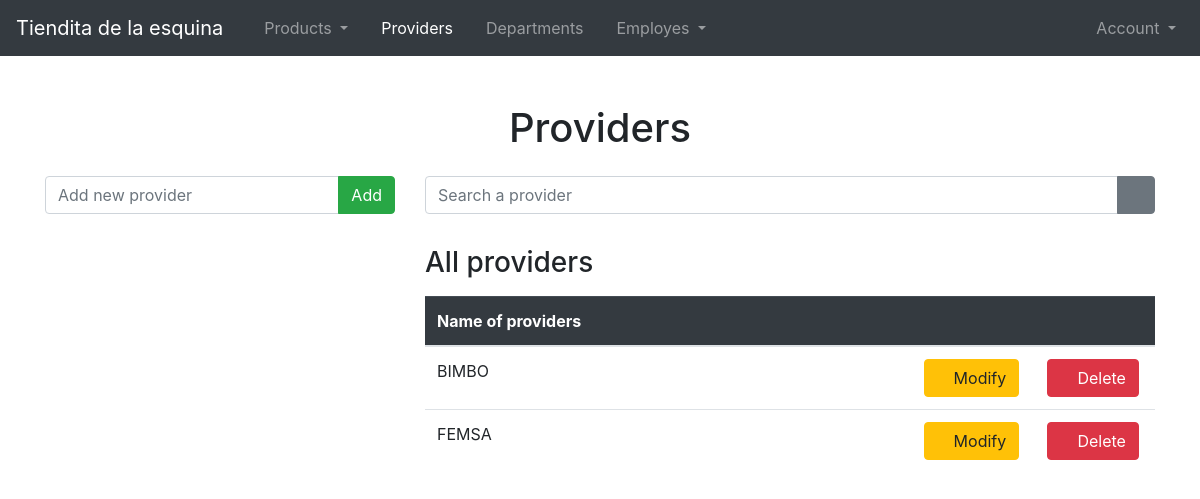
The page /providers/ on the database as committed earlier.
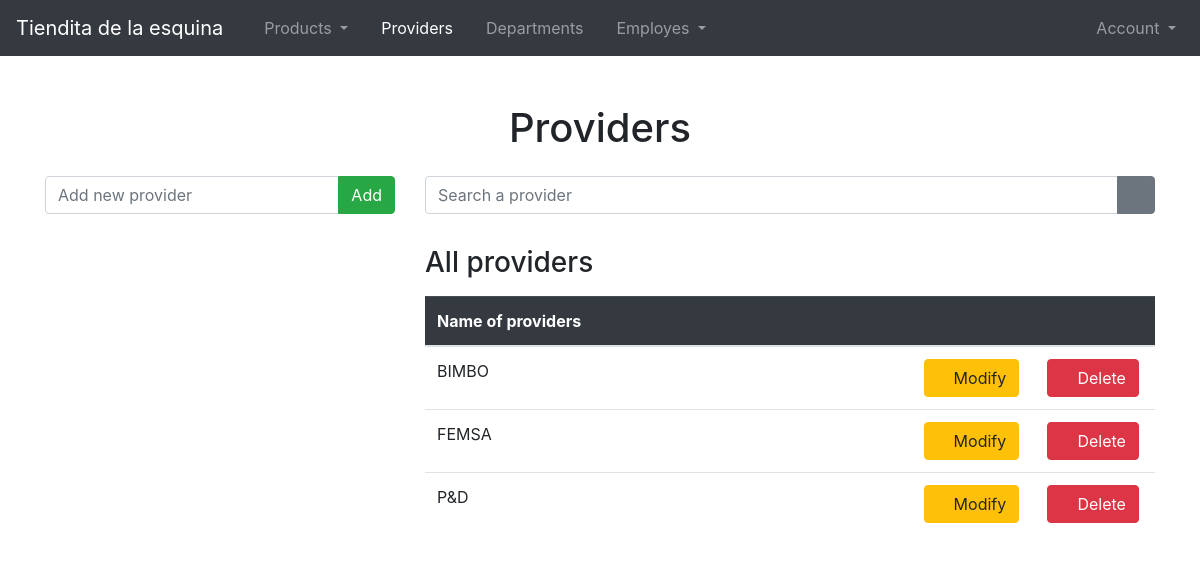
The same page on the database as committed later.
### Providers/models.py (models this page shows)
class Provider( models.Model ):
    provider_name = models.CharField(max_length = 100, blank = False)
    def __str__(self):
        return self.provider_name

### Providers/views.py (the view)
# urls.py: path('providers/', views.providers_view, name = 'showproviderspage'),
def providers_view( request ):
    form = AddProviderForm( request.POST or None )
    providers = Provider.objects.all().order_by('provider_name')
    if request.method == 'POST' and form.is_valid():
        form.save()
        return redirect('Providers:showproviderspage')
    return render( request, 'providers.html',{
        'titleOfPage': 'Providers',
        'nameOfApplication': NAME_OF_PROJECT,
        'camp': form,
        'providers': providers,
    } )

### Providers/forms.py
class AddProviderForm( ModelForm ):
    class Meta:
        model = Provider
        fields = [
            'provider_name'
        ]
    def __init__(self, *args, **kwargs):
        super().__init__(*args, **kwargs)
        self.fields['provider_name'].widget.attrs.update({
            'class': 'form-control',
            'placeholder': 'Add new provider',
            'onkeyup': 'this.value = this.value.toUpperCase();'
        })

### project.py (called while the page is built)
def NAME_OF_PROJECT():
    return 'Tiendita de la esquina'

### Providers/templates/providers.html (shortened to what this page needs)
{% extends 'shared/body.html' %}
{% block content %}
    <div class="col-12 mb-3">
        <center>
            <h1>Providers</h1>
        </center>
    </div>
    <div class="col-12 col-sm-12 col-md-5 col-lg-4 col-xl-4 ">
        <form method="post">
            <div class="input-group mb-3">
                {{ camp.provider_name }}
                <div class="input-group-append">
                    <button type="submit" class="btn btn-success">Add</button>
                </div>
            </div>
        </form>
    </div>
    <div class="col-12 col-sm-12 col-md-7 col-lg-8 col-xl-8 mt-4 mt-sm-4 mt-md-0 mt-lg-0 mt-xl-0">
        <div class="row">
            <div class="col-12">
                <div class="input-group mb-3">
                    <input type="text" class="form-control" placeholder="Search a provider">
                    <div class="input-group-append">
                        <button type="button" class="btn btn-secondary">
                            <i class="bi bi-search"></i>
                        </button>
                    </div>
                </div>
            </div>
        </div>
        <div class="row">
            <div class="col-12 mt-3">
                <h3>All providers</h3>
            </div>
        </div>
        <div class="row">
            <div class="col-12 mt-2">
                <div class="table-responsive">
                    <table class="table">
                        <thead class="table-dark">
                            <tr>
                                <th scope="col">Name of providers</th>
                                <th scope="col"></th>
                                <th scope="col"></th>
                            </tr>
                        </thead>
                        <tbody>
                            {% for prov in providers %}
                                <tr class>
                                    <td class="col-8">{{ prov }}</td>
                                    <td>
                                        <button class="btn btn-warning">
                                            <i class="bi bi-pencil"></i>
                                            Modify
                                        </button>
                                    </td>
                                    <td>
                                        <button class="btn btn-danger">
                                            <i class="bi bi-trash"></i>
                                            Delete
                                        </button>
                                    </td>
                                </tr>
                            {% endfor %}
                        </tbody>
                    </table>
                </div>
            </div>
        </div>
    </div>
{% endblock %}

Rows that differ between the two databases and show on the page:
added Provider: provider_name "P&D"
